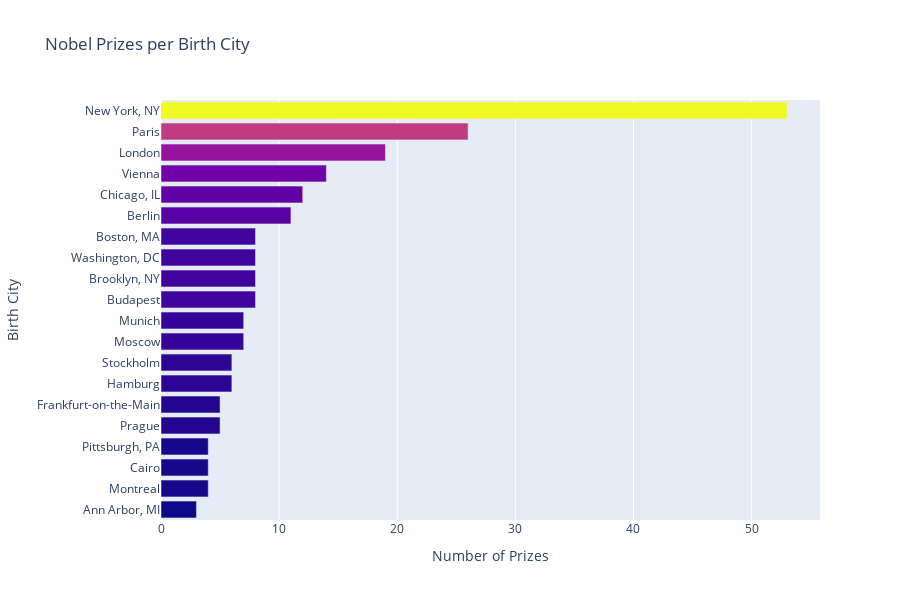

Notebook cell for this chart:
### Code cell
hbarbirthcities = px.bar(x=birth_cities.values,
            y=birth_cities.index.values,
            orientation='h',
            title="Nobel Prizes per Birth City",
            color=birth_cities.values,
             color_continuous_scale='Plasma',
             hover_name=birth_cities.index.values,
             labels=birth_cities.index.values,
             height=600)
hbarbirthcities.update_layout(xaxis_title = "Number of Prizes", yaxis_title='Birth City',coloraxis_showscale = False)
hbarbirthcities.show()



#London,Paris and Vienna have 19,26 and 14 winners respectively
#Percentage of Us winners born in new york is 53/281 which is the total number
#print(f"Percentage of NYC born US winners {round(53/281,2)}") #19%
#NYC and chicago are the 2 US cities in the top 5

### Figure 1 — Plotly figure (JSON) as saved in the notebook; plotly's stock layout.template omitted (floating-point values rounded to 4 significant figures)
{"data": [{"alignmentgroup": "True", "hovertemplate": "<b>%{hovertext}</b><br><br>x=%{x}<br>y=%{y}<br>color=%{marker.color}<extra></extra>", "hovertext": ["Ann Arbor, MI", "Montreal", "Cairo", "Pittsburgh, PA", "Prague", "Frankfurt-on-the-Main", "Hamburg", "Stockholm", "Moscow", "Munich", "Budapest", "Brooklyn, NY", "Washington, DC", "Boston, MA", "Berlin", "Chicago, IL", "Vienna", "London", "Paris", "New York, NY"], "legendgroup": "", "marker": {"color": [3, 4, 4, 4, 5, 5, 6, 6, 7, 7, 8, 8, 8, 8, 11, 12, 14, 19, 26, 53], "coloraxis": "coloraxis", "pattern": {"shape": ""}}, "name": "", "offsetgroup": "", "orientation": "h", "showlegend": false, "textposition": "auto", "type": "bar", "x": [3, 4, 4, 4, 5, 5, 6, 6, 7, 7, 8, 8, 8, 8, 11, 12, 14, 19, 26, 53], "xaxis": "x", "y": ["Ann Arbor, MI", "Montreal", "Cairo", "Pittsburgh, PA", "Prague", "Frankfurt-on-the-Main", "Hamburg", "Stockholm", "Moscow", "Munich", "Budapest", "Brooklyn, NY", "Washington, DC", "Boston, MA", "Berlin", "Chicago, IL", "Vienna", "London", "Paris", "New York, NY"], "yaxis": "y"}], "layout": {"barmode": "relative", "coloraxis": {"colorbar": {"title": {"text": "color"}}, "colorscale": [[0, "#0d0887"], [0.1111, "#46039f"], [0.2222, "#7201a8"], [0.3333, "#9c179e"], [0.4444, "#bd3786"], [0.5556, "#d8576b"], [0.6667, "#ed7953"], [0.7778, "#fb9f3a"], [0.8889, "#fdca26"], [1, "#f0f921"]], "showscale": false}, "height": 600, "legend": {"tracegroupgap": 0}, "title": {"text": "Nobel Prizes per Birth City"}, "xaxis": {"anchor": "y", "domain": [0, 1], "title": {"text": "Number of Prizes"}}, "yaxis": {"anchor": "x", "domain": [0, 1], "title": {"text": "Birth City"}}}}
